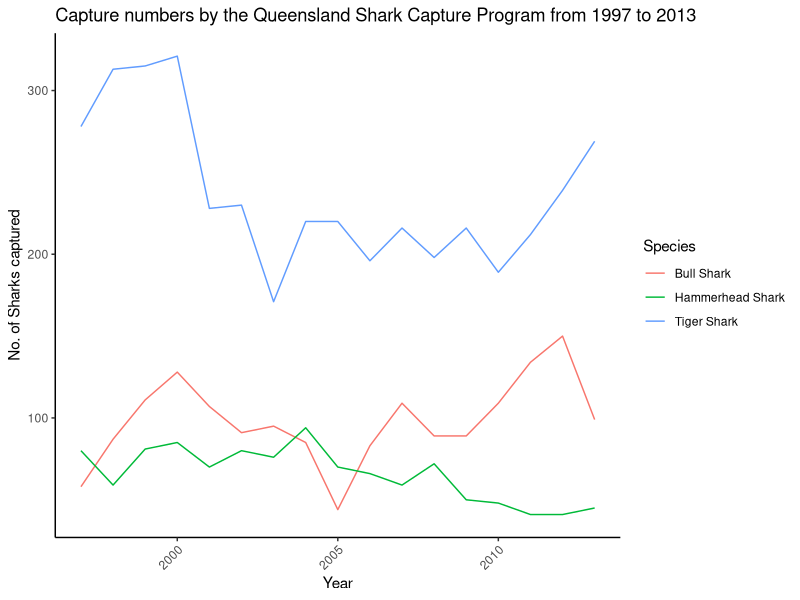

Here is the R script that generated this plot:
## ---- chunk 1
knitr::opts_chunk$set(echo = TRUE)
## ---- chunk 2
library(dplyr)
library(ggplot2)
## ---- chunk 3
library(readr)


Bull_data <- read_csv("../data/Plot_Deco/Bull_shark_data.csv")
View(Bull_data)

hammerhead_data <- read_csv("../data/Plot_Deco/hammerhead_data.csv")
View(hammerhead_data)

Tiger_data <- read_csv("../data/Plot_Deco/Tiger_shark_data.csv")
View(Tiger_data)
## ---- chunk 4
Bull_data <- Bull_data |> mutate(Species = "Bull Shark")

hammerhead_data <- hammerhead_data |> mutate(Species = "Hammerhead Shark")

Tiger_data <- Tiger_data|> mutate(Species = "Tiger Shark")


#Combine data frames:
Com_dta <- bind_rows(Bull_data, hammerhead_data, Tiger_data)
Com_dta
## ---- chunk 5
plt <- ggplot2::ggplot(data = Com_dta, aes(x = Year, y = No., colour = Species, group = Species)) +
  geom_line() +
  theme_classic() +
  labs(title = "Capture numbers by the Queensland Shark Capture Program from 1997 to 2013", x = "Year", y = "No. of Sharks captured") +
  theme(axis.text.x = element_text(angle = 45, hjust = 1))

plt

